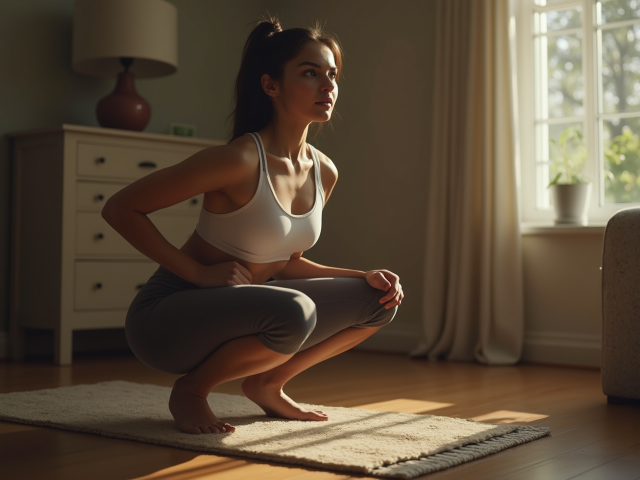
#> input picture benchmark/asset/rtmpose/input.png, 1280 x 960 px (shown at 1/2 size)
$ python -i libmasking_blur.py   (imports and definitions only)
#> lines starting #> are read from the running program, lines starting #| are printed output that depends on the picture

import logging
import os
import cv2
import numpy as np
import random
import skimage
import pickle
import typing
import tqdm
# import numba
from .boundingbox import Rectangle, BoundingBox
from .helper.image_helper import MaskingHelper
from ...base import XPortrait, XPortraitHelper
from ...utils.context import XContextTimer
from ...utils.video import XVideoReader, XVideoWriter
from ... import XManager


class LibMasking_Blur:
    """
    """
    @staticmethod
    def benchmark():
        pass

    # [5 lines left out: function prepare, not called in this run]

    """
    """
    def __init__(self, *args, **kwargs):
        pass

    def __del__(self):
        # logging.warning('delete module {}'.format(self.__class__.__name__))
        pass

    def initialize(self, *args, **kwargs):
        pass

    """
    """
    @staticmethod
    def formatSizeWithPaddingForward(bgr, dst_h, dst_w, padding_value=255):
        # base on long side, padding to target size
        src_h, src_w, _ = bgr.shape
        src_ratio = float(src_h / src_w)
        dst_ratio = float(dst_h / dst_w)
        if src_ratio > dst_ratio:
            rsz_h, rsz_w = dst_h, int(round(float(src_w / src_h) * dst_h))
            resized = cv2.resize(bgr, (rsz_w, rsz_h))
            lp = (dst_w - rsz_w) // 2
            rp = dst_w - rsz_w - lp
            resized = np.pad(resized, ((0, 0), (lp, rp), (0, 0)), constant_values=padding_value, mode='constant')
            padding = (0, 0, lp, rp)
        else:
            rsz_h, rsz_w = int(round(float(src_h / src_w) * dst_w)), dst_w
            resized = cv2.resize(bgr, (rsz_w, rsz_h))
            tp = (dst_h - rsz_h) // 2
            bp = dst_h - rsz_h - tp
            resized = np.pad(resized, ((tp, bp), (0, 0), (0, 0)), constant_values=255, mode='constant')
            padding = (tp, bp, 0, 0)
        return resized, padding

    @staticmethod
    def formatSizeWithPaddingBackward(bgr_src, bgr_cur, padding):
        tp, bp, lp, rp = padding
        bp = bgr_cur.shape[0] - bp  # 0 --> h
        rp = bgr_cur.shape[1] - rp  # 0 --> w
        src_h, src_w, _ = bgr_src.shape
        resized = cv2.resize(bgr_cur[tp:bp, lp:rp, :], (src_w, src_h))
        return resized

    """
    """
    @staticmethod
    def doWithGaussianBlur(bgr, kernel=15, blur_size=256):
        format_bgr, padding = LibMasking_Blur.formatSizeWithPaddingForward(bgr, blur_size, blur_size)
        kernel = kernel if kernel % 2 == 1 else (kernel + 1)  # should be odd
        blured_bgr = cv2.GaussianBlur(format_bgr, (kernel, kernel), sigmaX=kernel // 2, sigmaY=kernel // 2)
        reformat_blur_bgr = LibMasking_Blur.formatSizeWithPaddingBackward(bgr, blured_bgr, padding)
        return reformat_blur_bgr

    # [92 lines left out: functions doWithBlurMotion, maskingWithBlurWaterJit, getBlurWaterParameters, doWithBlurWater, doWithBlurDiffusion, not called in this run]

    """
    """
    # [19 lines left out: functions getMaskFromBox, getFaceMaskByPoints, not called in this run]

    @staticmethod
    def getHeadMask(bgr, box_src, box_tar, value=255):
        return MaskingHelper.getHeadMaskByParsing(bgr, box_src, box_tar, value)

    # [114 lines left out: functions workOnSelected, inferenceWithBox, inferenceOnBox_WithBlurGaussian, inferenceOnBox_WithBlurMotion, inferenceOnBox_WithBlurWater, inferenceOnBox_WithBlurDiffusion, not called in this run]

    """
    """
    # [51 lines left out: functions toCache, blur_ImagesToImages, blur_VideoToVideo, not called in this run]

>>> import cv2
>>> picture = cv2.imread('../../../benchmark/asset/rtmpose/input.png')
#> picture is the input picture: shape (960, 1280, 3); mean B, G, R 57.4, 74.8, 89.8
>>> result = LibMasking_Blur().doWithGaussianBlur(picture)
#> in formatSizeWithPaddingForward, `resized = cv2.resize(bgr, (rsz_w, rsz_h))`:
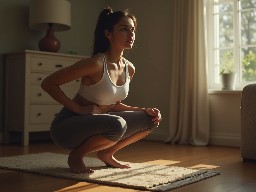
#> resized: shape (192, 256, 3); mean B, G, R 57.4, 74.7, 89.8
#> in formatSizeWithPaddingForward, `resized = np.pad(resized, ((tp, bp), (0, 0), (0, 0)), constant_values=..`:
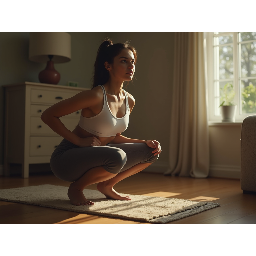
#> resized: shape (256, 256, 3); mean B, G, R 106.8, 119.8, 131.1
#> in doWithGaussianBlur, `format_bgr, padding = LibMasking_Blur.formatSizeWithPaddingForward(bgr..`: padding = (32, 32, 0, 0)
#> in doWithGaussianBlur, `blured_bgr = cv2.GaussianBlur(format_bgr, (kernel, kernel), sigmaX=ker..`:
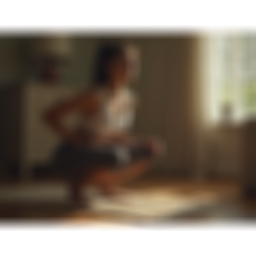
#> blured_bgr: shape (256, 256, 3); mean B, G, R 106.8, 119.8, 131.1
#> in formatSizeWithPaddingBackward, `tp, bp, lp, rp = padding`: tp = 32; lp = 0
#> in formatSizeWithPaddingBackward, `bp = bgr_cur.shape[0] - bp`: bp = 224
#> in formatSizeWithPaddingBackward, `rp = bgr_cur.shape[1] - rp`: rp = 256
#> in formatSizeWithPaddingBackward, `resized = cv2.resize(bgr_cur[tp:bp, lp:rp, :], (src_w, src_h))`:
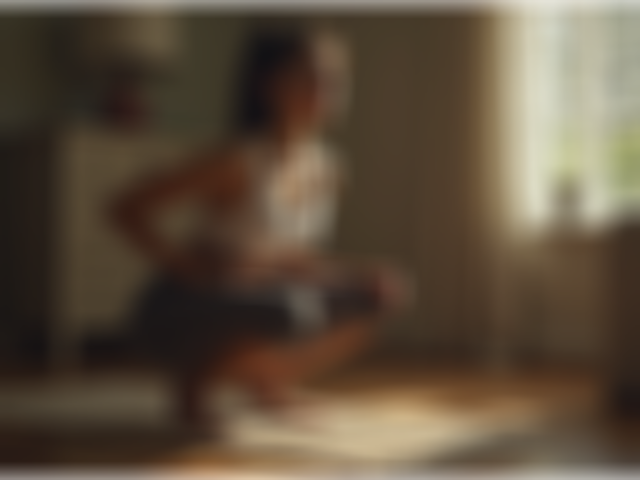
#> resized: shape (960, 1280, 3) (shown at 1/2 size); mean B, G, R 60.6, 77.6, 92.4
